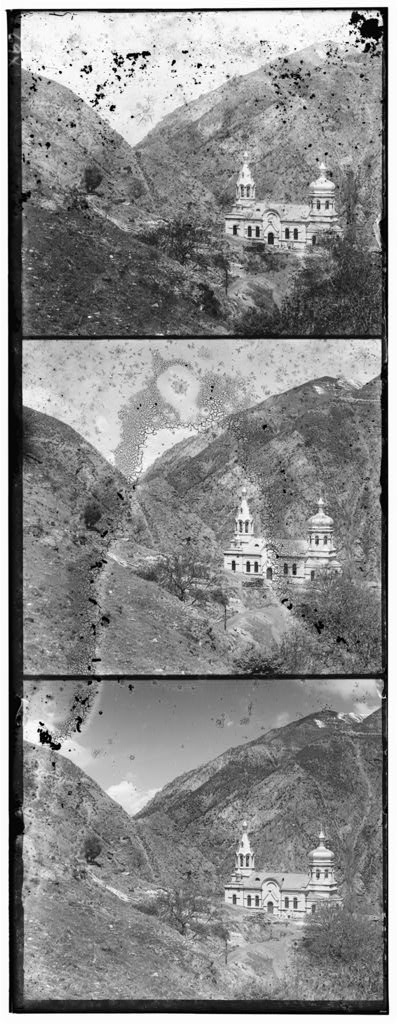
#> input picture 2/data/00056v.jpg, 398 x 1024 px; its folder holds only this picture in this run
$ python align.py
#> lines starting #> are read from the running program, lines starting #| are printed output that depends on the picture
import os
import glob
import time
import numpy as np
import matplotlib.pyplot as plt
from skimage import io, img_as_float
from skimage.transform import rescale
from skimage.filters import sobel


def load_and_split(image_path):
#> called with image_path = 'data/00056v.jpg'
    img = img_as_float(io.imread(image_path))
#> img: shape (1024, 398) float64; min 0, max 1, mean 0.542
    if img.ndim == 3:
        img = img[:, :, 0]
    height = img.shape[0] // 3
#> height = 341
    return img[0:height, :], img[height : 2 * height, :], img[2 * height : 3 * height, :]


def compute_metric(im1, im2, metric="ncc", border_crop=0.15):
    h, w = im1.shape
    crop_h, crop_w = int(h * border_crop), int(w * border_crop)
    i1 = im1[crop_h : h - crop_h, crop_w : w - crop_w]
    i2 = im2[crop_h : h - crop_h, crop_w : w - crop_w]

    if metric == "l2":
        return -np.sum((i1 - i2) ** 2)
    elif metric == "ncc":
        norm1, norm2 = np.linalg.norm(i1), np.linalg.norm(i2)
        return np.sum((i1 / norm1) * (i2 / norm2)) if norm1 > 0 and norm2 > 0 else -np.inf
    raise ValueError(f"Unsupported metric: {metric}")


def align_single_scale(ref, target, search_window=(-15, 15), metric="ncc"):
    best_score, best_shift = -np.inf, (0, 0)
    for dy in range(search_window[0], search_window[1] + 1):
        for dx in range(search_window[0], search_window[1] + 1):
            score = compute_metric(ref, np.roll(target, (dy, dx), axis=(0, 1)), metric=metric)
            if score > best_score:
                best_score, best_shift = score, (dx, dy)
    return best_shift


def align_pyramid_robust(ref, target, max_depth=4, metric="ncc", use_edges=True):
    h, w = ref.shape
    ch, cw = int(h * 0.10), int(w * 0.10)

    r_clean = ref[ch : h - ch, cw : w - cw]
    t_clean = target[ch : h - ch, cw : w - cw]

    r_feat = sobel(r_clean) if use_edges else r_clean
    t_feat = sobel(t_clean) if use_edges else t_clean

    def _recursive_align(r, t, depth):
        if depth == 0 or min(r.shape) < 128:
            return align_single_scale(r, t, search_window=(-15, 15), metric=metric)

        r_small = rescale(r, 0.5, anti_aliasing=True)
        t_small = rescale(t, 0.5, anti_aliasing=True)

        coarse_shift = _recursive_align(r_small, t_small, depth - 1)
        scaled_shift = (coarse_shift[0] * 2, coarse_shift[1] * 2)

        shifted_t = np.roll(t, (scaled_shift[1], scaled_shift[0]), axis=(0, 1))
        fine_shift = align_single_scale(r, shifted_t, search_window=(-7, 7), metric=metric)

        return (scaled_shift[0] + fine_shift[0], scaled_shift[1] + fine_shift[1])

    return _recursive_align(r_feat, t_feat, max_depth)


def apply_shift(img, shift):
    return np.roll(img, (shift[1], shift[0]), axis=(0, 1))


def format_time(seconds):
    mins, secs = divmod(seconds, 60)
    if mins > 0:
        return f"{int(mins)}m {int(secs)}s"
    return f"{secs:.2f}s"


def generate_intermediate_artifacts(sample_path, output_dir):
    b, g, r = load_and_split(sample_path)

    plt.imsave(os.path.join(output_dir, "intermediate_01_unaligned.jpg"), np.dstack((r, g, b)))
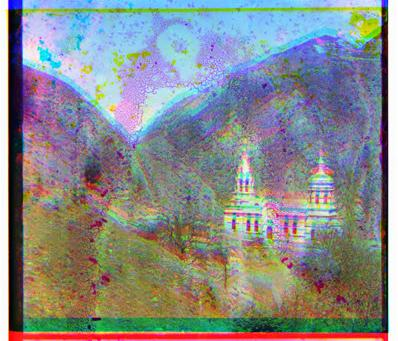
#> saved as intermediate_01_unaligned.jpg: shape (341, 398, 3); mean R, G, B 135.8, 138.4, 139.5

    fig, axes = plt.subplots(1, 3, figsize=(12, 4))
    channels = [("Blue Channel (B)", b), ("Green Channel (G)", g), ("Red Channel (R)", r)]

    for col, (title, ch) in enumerate(channels):
        axes[col].imshow(ch, cmap="gray")
        axes[col].set_title(title)
        axes[col].axis("off")
#> this loop made 3 passes
#> title on passes 1 to 3: 'Blue Channel (B)', 'Green Channel (G)', 'Red Channel (R)'

    plt.tight_layout()
    plt.savefig(os.path.join(output_dir, "intermediate_02_split_channels.png"), dpi=150)
    plt.close()


if __name__ == "__main__":
    input_dir = "data"
    output_dir = "media"
    os.makedirs(output_dir, exist_ok=True)

    extensions = ("*.jpg", "*.jpeg", "*.png", "*.tif", "*.tiff")
    image_paths = []
    for ext in extensions:
        image_paths.extend(glob.glob(os.path.join(input_dir, ext)))

    if not image_paths:
        print(f"Error: No images found in '{input_dir}/'.")
        exit()

    cathedral_path = next(
        (p for p in image_paths if "cathedral" in os.path.basename(p).lower()), sorted(image_paths)[0]
    )
    print(f"Generating intermediate process artifacts using: {os.path.basename(cathedral_path)}")
    generate_intermediate_artifacts(cathedral_path, output_dir)

    results = []

    for path in sorted(image_paths):
        filename = os.path.basename(path)
        name, ext = os.path.splitext(filename)
        is_high_res = ext.lower() in (".tif", ".tiff")
        category = "LoC Custom" if filename.startswith("loc-") else "Provided"

        print(f"Processing ({category}): {filename}...")
        img_start_time = time.time()
        b, g, r = load_and_split(path)

        # 1. Single-Scale Execution & Timing
        if not is_high_res:
            t_single_start = time.time()
            g_single = align_single_scale(b, g, search_window=(-15, 15), metric="ncc")
#> the loop in align_single_scale, `for dy in range(search_window[0], search_window[1] + 1):` made 31 passes
#> pass 1, in compute_metric (call 3), `i2 = im2[crop_h : h - crop_h, crop_w : w - crop_w]`:
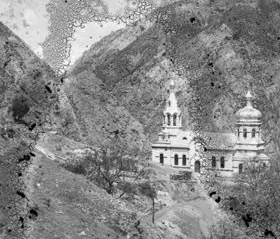
#> i2: shape (239, 280) float64; min 0, max 1, mean 0.53
            r_single = align_single_scale(b, r, search_window=(-15, 15), metric="ncc")
            rgb_single = np.dstack((apply_shift(r, r_single), apply_shift(g, g_single), b))
#> call 2 of apply_shift, with shift = (1, 6)
#> in apply_shift (call 2), `return np.roll(img, (shift[1], shift[0]), axis=(0, 1))`:
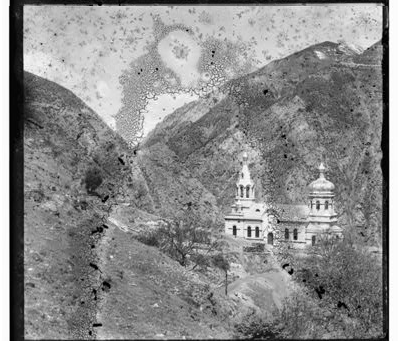
#> returned value: shape (341, 398) float64; min 0, max 1, mean 0.543
            plt.imsave(os.path.join(output_dir, f"{name}_single.jpg"), rgb_single)
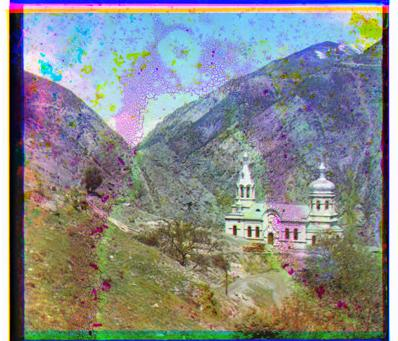
#> saved as 00056v_single.jpg: shape (341, 398, 3); mean R, G, B 135.8, 138.4, 139.4
            single_time_str = format_time(time.time() - t_single_start)
        else:
            g_single, r_single = ("N/A", "N/A")
            single_time_str = "N/A"

        # 2. Pyramid Execution & Timing
        t_pyr_start = time.time()
        g_pyr = align_pyramid_robust(b, g, max_depth=4, metric="ncc", use_edges=True)
#> in align_pyramid_robust, `r_clean = ref[ch : h - ch, cw : w - cw]`:
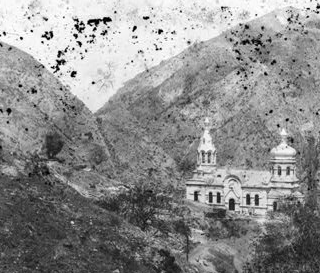
#> r_clean: shape (273, 320) float64; min 0, max 1, mean 0.556
        r_pyr = align_pyramid_robust(b, r, max_depth=4, metric="ncc", use_edges=True)
#> call 2 of align_pyramid_robust, with max_depth = 4, metric = 'ncc', use_edges = True
#> in align_pyramid_robust (call 2), `t_clean = target[ch : h - ch, cw : w - cw]`:
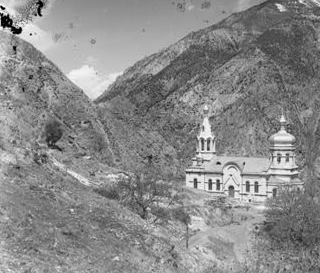
#> t_clean: shape (273, 320) float64; min 0, max 1, mean 0.539
#> the loop in align_single_scale (call 6), `for dy in range(search_window[0], search_window[1] + 1):` made 31 passes
#> pass 1, in compute_metric (call 3336), `i2 = im2[crop_h : h - crop_h, crop_w : w - crop_w]`:
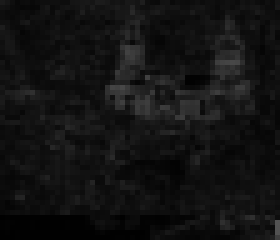
#> i2: shape (48, 56) float64 (shown 5 times larger); min 0.00345, max 0.326, mean 0.0739
        rgb_pyr = np.dstack((apply_shift(r, r_pyr), apply_shift(g, g_pyr), b))
        plt.imsave(os.path.join(output_dir, f"{name}_pyramid.jpg"), rgb_pyr)
        pyr_time_str = format_time(time.time() - t_pyr_start)

        # 3. Total Image Execution Time
        total_time_str = format_time(time.time() - img_start_time)

        print(f"  -> Single-scale time : {single_time_str}")
        print(f"  -> Pyramid time      : {pyr_time_str}")
        print(f"  -> Total image time  : {total_time_str}\n")

        results.append({
            "name": filename,
            "category": category,
            "g_single": str(g_single),
            "r_single": str(r_single),
            "single_time": single_time_str,
            "g_pyr": str(g_pyr),
            "r_pyr": str(r_pyr),
            "pyr_time": pyr_time_str,
            "total_time": total_time_str
        })

    print("\n" + "=" * 135)
    print(f"{'Filename':<20} | {'Category':<10} | {'Single G,R (x,y)':<18} | {'Single Time':<12} | {'Pyramid G,R (x,y)':<18} | {'Pyr Time':<10} | {'Total Time':<10}")
    print("-" * 135)
    for r in results:
        single_shifts = f"{r['g_single']} / {r['r_single']}"
        pyr_shifts = f"{r['g_pyr']} / {r['r_pyr']}"
        print(f"{r['name']:<20} | {r['category']:<10} | {single_shifts:<18} | {r['single_time']:<12} | {pyr_shifts:<18} | {r['pyr_time']:<10} | {r['total_time']:<10}")
#> this loop made 1 pass
#| 00056v.jpg           | Provided   | (1, 6) / (1, 13)   | 1.12s        | (1, 6) / (1, 13)   | 0.77s      | 1.89s
    print("=" * 135)
